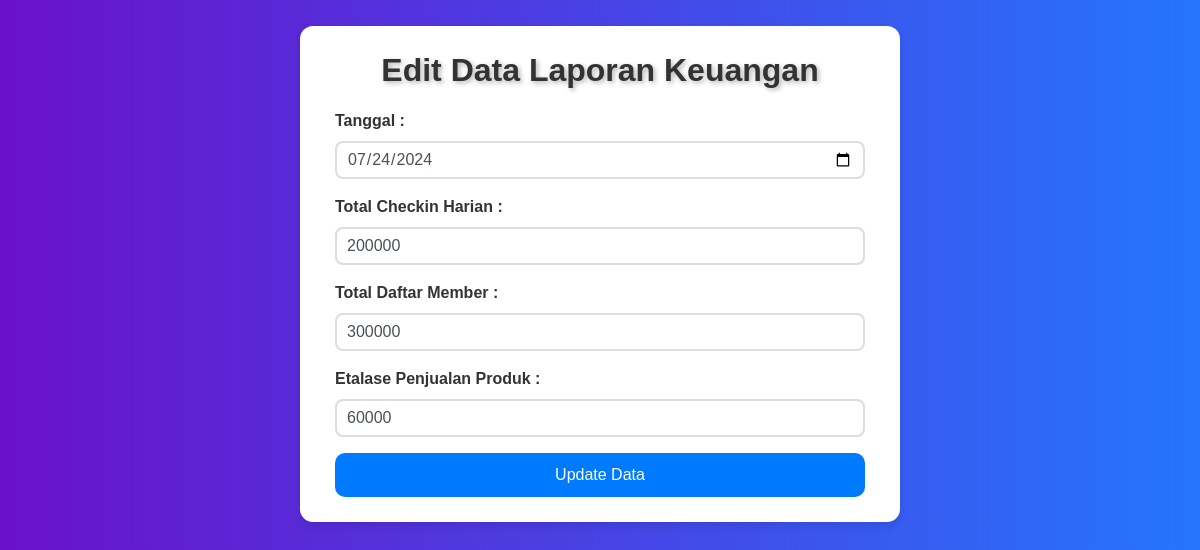
Page /crudwebgym/edit_rekap.php?id=9 on the committed database.
### tables this page shows
CREATE TABLE `rekap_keuangan` (
  `id` int(11) NOT NULL,
  `tanggal` date NOT NULL,
  `total_checkin_harian` decimal(10,0) NOT NULL,
  `paket_member` decimal(10,0) NOT NULL,
  `etalase_penjualan` decimal(10,0) NOT NULL,
  `total_semua` decimal(10,0) NOT NULL
);

### crudwebgym/edit_rekap.php (the view, shortened to what this page needs)
<?php
include 'koneksi_rekap.php';
$id = $_GET['id'];
$query = "SELECT * FROM rekap_keuangan WHERE id=$id";
$result = $koneksi->query($query);
$data = $result->fetch_assoc();
?>
<!DOCTYPE html>
<html lang="en">
<head>
    <link href="https://stackpath.bootstrapcdn.com/bootstrap/4.5.2/css/bootstrap.min.css" rel="stylesheet">
</head>
<body>
    <div class="container">
        <h2 class="text-center"><b>Edit Data Laporan Keuangan</b></h2>
        <form method="POST" action="">
            <div class="form-group">
                <label for="tanggal">Tanggal :</label>
                <input type="date" class="form-control" id="tanggal" name="tanggal" value="<?php echo $data['tanggal']; ?>" required>
            </div>
            <div class="form-group">
                <label for="total_checkin_harian">Total Checkin Harian :</label>
                <input type="number" class="form-control" id="total_checkin_harian" name="total_checkin_harian" value="<?php echo $data['total_checkin_harian']; ?>" required>
            </div>
            <div class="form-group">
                <label for="paket_member">Total Daftar Member :</label>
                <input type="number" class="form-control" id="paket_member" name="paket_member" value="<?php echo $data['paket_member']; ?>" required>
            </div>
            <div class="form-group">
                <label for="etalase_penjualan">Etalase Penjualan Produk :</label>
                <input type="number" class="form-control" id="etalase_penjualan" name="etalase_penjualan" value="<?php echo $data['etalase_penjualan']; ?>" required>
            </div>
            <button type="submit" class="btn btn-primary">Update Data</button>
        </form>
    </div>
</body>
</html>

### crudwebgym/edit_rekap.php (style rules this page uses)
body { background: linear-gradient(to right, #6a11cb, #2575fc); color: #333; font-family: 'Arial', sans-serif; }
.container { margin-top: 26px; background: #fff; padding: 25px 35px; border-radius: 13px; box-shadow: 0 4px 8px rgba(0, 0, 0, 0.1); max-width: 600px; width: 100%; }
h2 { margin-bottom: 20px; text-shadow: 2px 2px 5px rgba(0, 0, 0, 0.3); }
.form-group label { font-weight: bold; }
.form-control { border: 2px solid #ddd; border-radius: 8px; padding: 10px; transition: border-color 0.3s ease-in-out, box-shadow 0.3s ease-in-out; }
.btn-primary { background-color: #007bff; color: #fff; padding: 10px 15px; border: none; border-radius: 10px; cursor: pointer; width: 100%; transition: background-color 0.3s ease, box-shadow 0.3s ease; }

### rows in the picture
rekap_keuangan: tanggal "07/24/2024", total_checkin_harian "200000", paket_member "300000", etalase_penjualan "60000"
